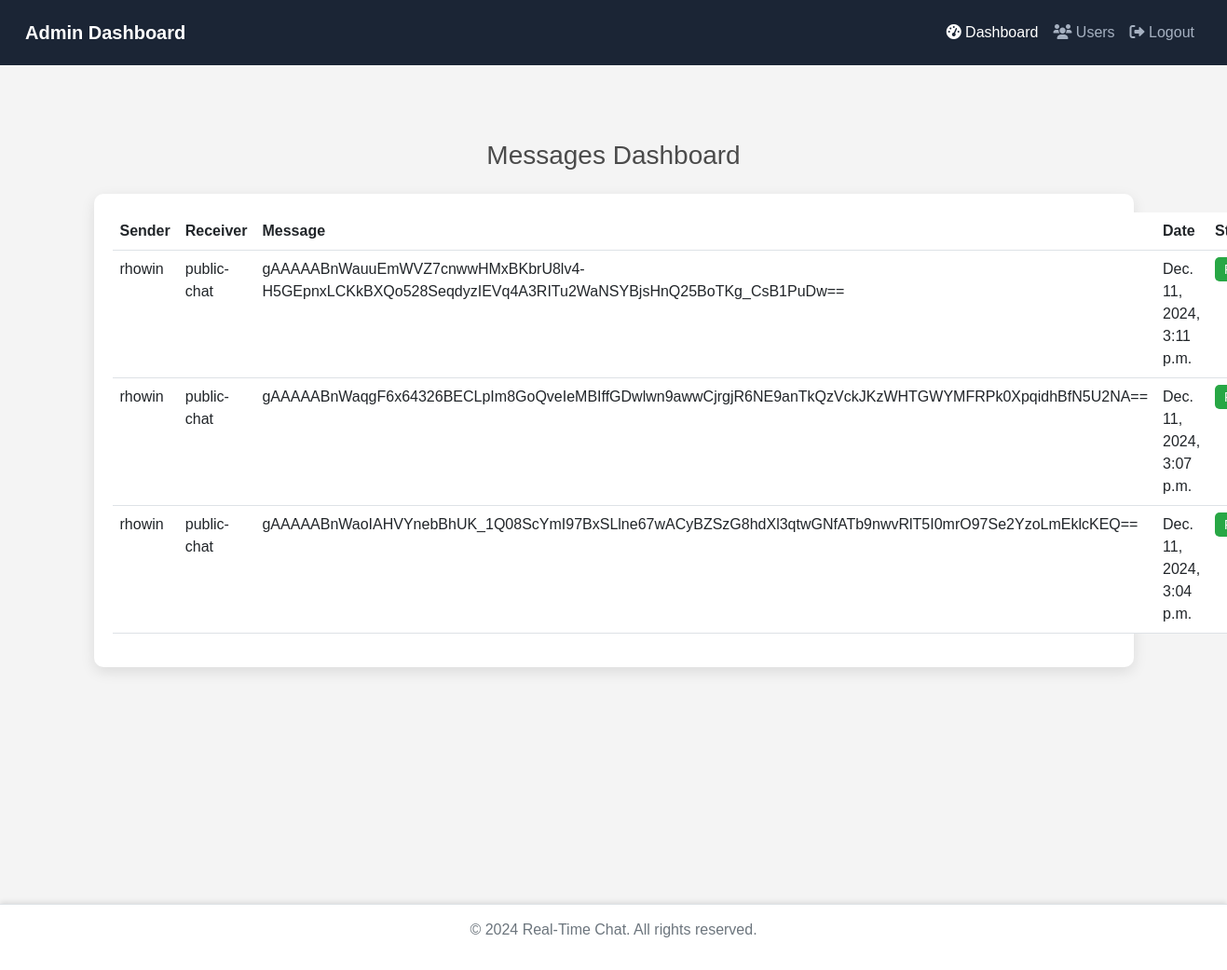
/custom-admin/, run on the app's committed database.
### control/models.py (models this page shows, shortened)
class Message(models.Model):
    sender = models.CharField(max_length=150)
    receiver = models.CharField(max_length=150)
    content = models.TextField()
    timestamp = models.DateTimeField(auto_now_add=True)
    is_read = models.BooleanField(default=False)
    class Meta:
        ordering = ['-timestamp']

### control/views.py (the view)
# urls.py: path('custom-admin/', views.custom_admin, name='custom_admin'),
def custom_admin(request):
    messages_list = Message.objects.all()
    return render(request, 'control/custom_admin.html', {'messages': messages_list})

### control/templates/control/custom_admin.html (shortened to what this page needs)
<!DOCTYPE html>
<html lang="en">
<head>
    <link href="https://cdn.jsdelivr.net/npm/bootstrap@5.3.0-alpha1/dist/css/bootstrap.min.css" rel="stylesheet">
    <link href="https://cdnjs.cloudflare.com/ajax/libs/font-awesome/6.0.0-beta3/css/all.min.css" rel="stylesheet">
</head>
<body>
    <nav class="navbar navbar-expand-lg navbar-dark">
        <div class="container-fluid">
            <a class="navbar-brand" href="#">Admin Dashboard</a>
            <div class="collapse navbar-collapse" id="navbarNav">
                <ul class="navbar-nav ms-auto">
                    <li class="nav-item"><a class="nav-link active" href="#"><i class="fas fa-tachometer-alt"></i> Dashboard</a></li>
                    <li class="nav-item"><a class="nav-link" href="{% url 'users_list' %}"><i class="fas fa-users"></i> Users</a></li>
                    <li class="nav-item"><a class="nav-link" href="{% url 'logout' %}"><i class="fas fa-sign-out-alt"></i> Logout</a></li>
                </ul>
            </div>
        </div>
    </nav>
    <div class="main-content">
        <div class="container">
            <h3 class="mb-4 text-center">Messages Dashboard</h3>
            <div class="table-container">
                <table class="table table-hover">
                    <thead>
                        <tr>
                            <th>Sender</th>
                            <th>Receiver</th>
                            <th>Message</th>
                            <th>Date</th>
                            <th>Status</th>
                        </tr>
                    </thead>
                    <tbody>
                        {% for message in messages %}
                        <tr data-id="{{ message.id }}">
                            <td>{{ message.sender }}</td>
                            <td>{{ message.receiver }}</td>
                            <td title="{{ message.content }}">{{ message.content|truncatewords:10 }}</td>
                            <td>{{ message.timestamp }}</td>
                            <td>
                                {% if message.is_read %}
                                <span class="status-badge status-read">Read</span>
                                {% else %}
                                <span class="status-badge status-unread">Unread</span>
                                {% endif %}
                            </td>
                        </tr>
                        {% endfor %}
                    </tbody>
                </table>
            </div>
        </div>
    </div>
    <div class="footer">
        <p>&copy; 2024 Real-Time Chat. All rights reserved.</p>
    </div>
</body>
</html>

### control/templates/control/custom_admin.html (style rules this page uses)
body { font-family: 'Arial', sans-serif; background-color: #f4f4f4; color: #4b4b4b; }
.navbar { background-color: #1b2535; padding: 15px; }
.navbar .navbar-brand { color: #ffffff; font-weight: bold; font-size: 20px; }
.navbar .navbar-nav .nav-link { color: #a6b1c1; font-size: 16px; transition: color 0.3s ease; }
.navbar .navbar-nav .nav-link:hover, .navbar .navbar-nav .nav-link.active { color: #ffffff; }
.main-content { margin-top: 80px; width: 100%; height: 100vh; }
.table-container { background-color: #ffffff; border-radius: 10px; box-shadow: 0 5px 15px rgba(0, 0, 0, 0.1); padding: 20px; }
.table thead { background-color: #1b2535; color: #ffffff; }
.table th { font-weight: bold; }
.status-badge { font-size: 14px; padding: 5px 10px; border-radius: 5px; }
.status-read { background-color: #28a745; color: #ffffff; }
.footer { text-align: center; color: #6c757d; margin-top: 20px; padding: 15px 0; background-color: #ffffff; border-top: 1px solid #dee2e6; box-shadow: 0 -2px 5px rgba(0, 0, 0, 0.1); }

### data on the page
Message: sender "rhowin", receiver "public-chat", content "gAAAAABnWauuEmWVZ7cnwwHMxBKbrU8lv4-H5GEpnxLCKkBXQo528SeqdyzIEVq4A3RITu2WaNSYBjsHnQ25BoTKg_CsB1PuDw==", timestamp "Dec. 11, 2024, 3:11 p.m."
Message: sender "rhowin", receiver "public-chat", content "gAAAAABnWaqgF6x64326BECLpIm8GoQveIeMBIffGDwlwn9awwCjrgjR6NE9anTkQzVckJKzWHTGWYMFRPk0XpqidhBfN5U2NA==", timestamp "Dec. 11, 2024, 3:07 p.m."
Message: sender "rhowin", receiver "public-chat", content "gAAAAABnWaoIAHVYnebBhUK_1Q08ScYmI97BxSLlne67wACyBZSzG8hdXl3qtwGNfATb9nwvRlT5I0mrO97Se2YzoLmEklcKEQ==", timestamp "Dec. 11, 2024, 3:04 p.m."
